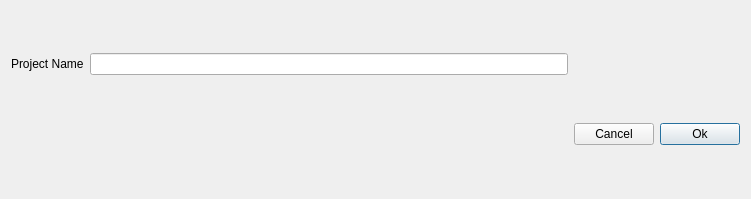
<?xml version="1.0" encoding="UTF-8"?>
<ui version="4.0">
 <class>newProjectFormClass</class>
 <widget class="QDialog" name="newProjectFormClass">
  <property name="geometry">
   <rect>
    <x>0</x>
    <y>0</y>
    <width>751</width>
    <height>199</height>
   </rect>
  </property>
  <property name="windowTitle">
   <string>New project</string>
  </property>
  <layout class="QGridLayout" name="gridLayout">
   <item row="0" column="0">
    <widget class="QLabel" name="label">
     <property name="text">
      <string>Project Name</string>
     </property>
    </widget>
   </item>
   <item row="2" column="3">
    <widget class="QPushButton" name="pushOk">
     <property name="sizePolicy">
      <sizepolicy hsizetype="Maximum" vsizetype="Fixed">
       <horstretch>0</horstretch>
       <verstretch>0</verstretch>
      </sizepolicy>
     </property>
     <property name="text">
      <string>Ok</string>
     </property>
    </widget>
   </item>
   <item row="2" column="2">
    <widget class="QPushButton" name="pushCancel">
     <property name="text">
      <string>Cancel</string>
     </property>
    </widget>
   </item>
   <item row="0" column="1">
    <widget class="QLineEdit" name="lineProjectName"/>
   </item>
  </layout>
 </widget>
 <resources/>
 <connections/>
</ui>
